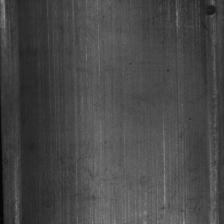
#> input picture 0_Datasets/datasetOri/MTD/train/MT_Blowhole/exp1_num_265077.jpg, 224 x 224 px, found by its file name; its folder holds only this picture in this run
$ python dataAug_1.py
#> lines starting #> are read from the running program, lines starting #| are printed output that depends on the picture
# Example of ordinary rotation enhancement Ori to Ori1
import os
import shutil
import numpy as np
from PIL import Image, ImageEnhance, ImageChops
from tqdm import tqdm


# Data augmentation operation
def move(img):
    offset = ImageChops.offset(img, np.random.randint(1, 200), np.random.randint(1, 400))
    return offset

def flip(img):
    if np.random.randint(1, 3) == 1:
        return img.transpose(Image.FLIP_TOP_BOTTOM)
    else:
        return img.transpose(Image.FLIP_LEFT_RIGHT)

def rotation(img):
    angle = np.random.choice([90, 180, 270])  # Avoid the rotation angle of the white edge
    return img.rotate(angle, expand=False)

def color(img):
    img = ImageEnhance.Color(img).enhance(np.random.uniform(0.5, 1.5))
    img = ImageEnhance.Brightness(img).enhance(np.random.uniform(0.8, 1.5))
    img = ImageEnhance.Contrast(img).enhance(np.random.uniform(1.0, 1.3))
    img = ImageEnhance.Sharpness(img).enhance(np.random.uniform(0.5, 3.0))
    return img

def crop(img):
    w, h = img.size
    crop_box = (w / np.random.randint(10, 50), h / np.random.randint(20, 50),
                w * (np.random.randint(9, 49) / 50), h * (np.random.randint(19, 49) / 50))
    cropped = img.crop(crop_box)
    return cropped.resize((w, h))

def random_run(probability, func, img):
    if np.random.rand() < probability / 100.0:
        return func(img)
    return img

# Dataset path and category
DATASET_PATH = "../0_data/datasetOri/MTD/train"
OUTPUT_PATH = "../0_data/datasetAug/MTD/train1"
CLASS_NAMES = ['MT_Blowhole', 'MT_Break', 'MT_Crack', 'MT_Fray', 'MT_Uneven','MT_Free'] # Replace with the actual category name
TARGET_COUNTS = [100, 100, 100,100,100,100,100] # Number of targets for each category (including raw data)
os.makedirs(OUTPUT_PATH, exist_ok=True)
for class_name in CLASS_NAMES:
    os.makedirs(os.path.join(OUTPUT_PATH, class_name), exist_ok=True)

for class_name, target_count in zip(CLASS_NAMES, TARGET_COUNTS):
    input_folder = os.path.join(DATASET_PATH, class_name)
    output_folder = os.path.join(OUTPUT_PATH, class_name)
    images = [f for f in os.listdir(input_folder) if f.endswith(('.png', '.JPG','.jpg', '.jpeg'))]
    original_count = len(images)

    # Copy the original image
    for img_name in tqdm(images, desc=f"Copy {class_name} Original image"):
        shutil.copy(os.path.join(input_folder, img_name),
                    os.path.join(output_folder, img_name))

    if original_count >= target_count:
        print(f"{class_name} Target quantity met, no need to expand")
        continue

    generated_count = 0
    with tqdm(total=target_count - original_count, desc=f"augment {class_name}") as pbar:
        while original_count + generated_count < target_count:
            img_name = np.random.choice(images)
            img_path = os.path.join(input_folder, img_name)
            img = Image.open(img_path)
#> img is the input picture: PIL image 224x224 L; min 2, max 145, mean 71.7

            img = random_run(60, flip, img)
#> in flip, `return img.transpose(Image.FLIP_LEFT_RIGHT)`:
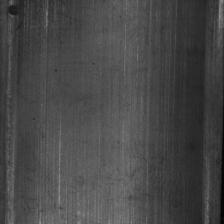
#> returned value: PIL image 224x224 L; min 2, max 145, mean 71.7
            img = random_run(60, crop, img)
            img = random_run(60, move, img)
            img = random_run(60, rotation, img)
            img = random_run(90, color, img)

            save_name = f"aug_{generated_count}_{img_name}"
            img.save(os.path.join(output_folder, save_name))
            generated_count += 1
            pbar.update(1)

    print(f"Class: {class_name} Augment completed, final quantity: {original_count + generated_count}")
#> pass 2 of the loop `for class_name, target_count in zip(CLASS_NAMES, TARGET_COUNTS):`:
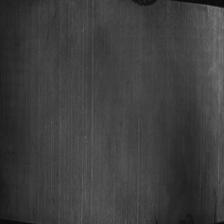
#> input picture 0_Datasets/datasetOri/MTD/train/MT_Break/exp1_num_98080.jpg, 224 x 224 px, found by its file name
#> img is the input picture: PIL image 224x224 L; min 6, max 119, mean 61.9
#> `img = random_run(60, move, img)`:
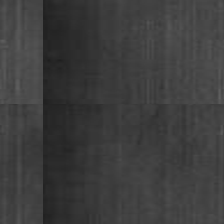
#> img: PIL image 224x224 L; min 30, max 95, mean 61.4
#> `img = random_run(90, color, img)`:
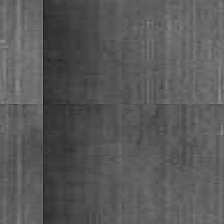
#> img: PIL image 224x224 L; min 24, max 148, mean 88.6
#> (the run stopped early here; a loop or call above may not have finished)
